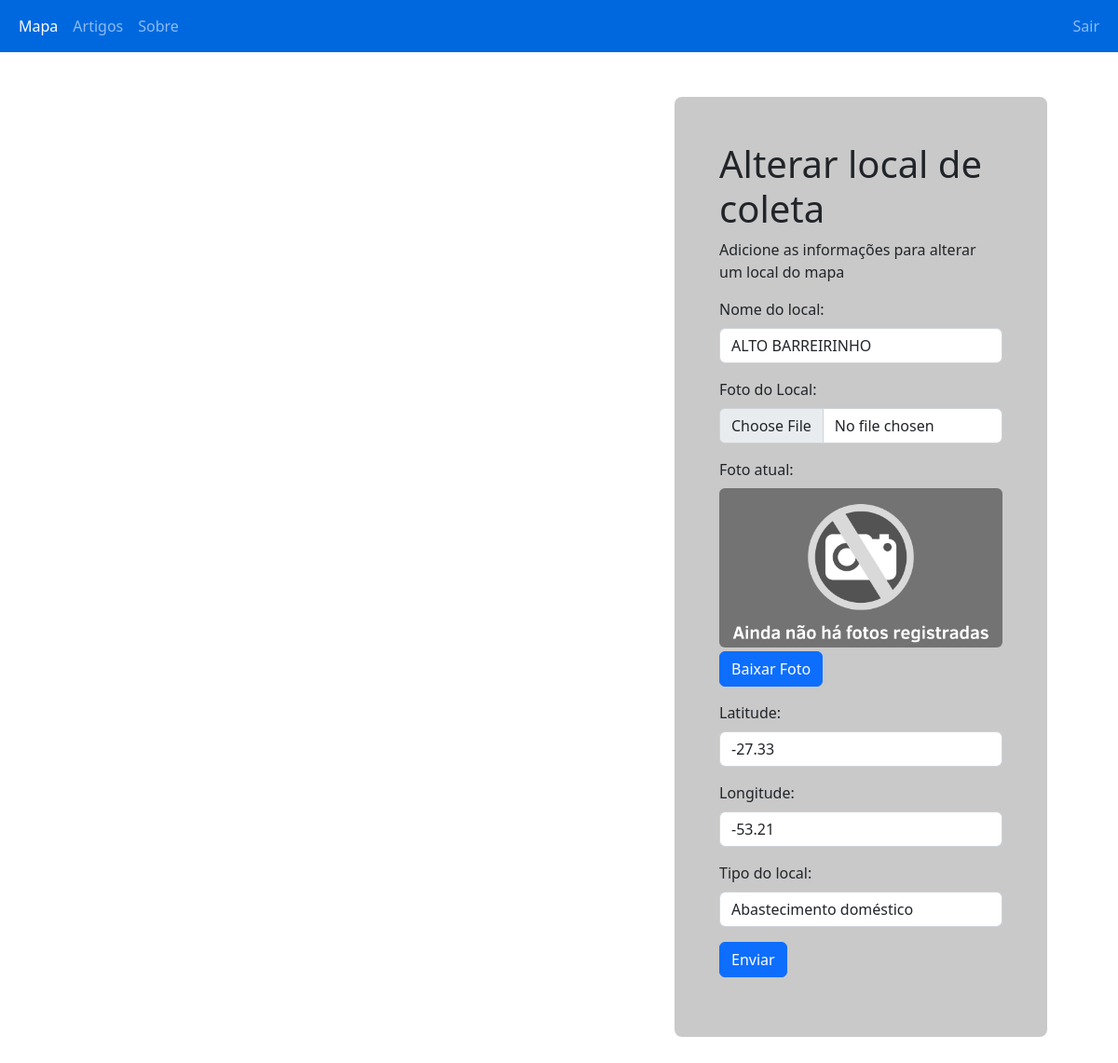
The app's page /php/editarlocal.php?ponto=4300015413 (signed in) with its own data.
### tables this page shows
CREATE TABLE `local` (
  `idLocal` int NOT NULL AUTO_INCREMENT,
  `ponto` bigint NOT NULL,
  `pocoCprm` varchar(45) DEFAULT NULL,
  `idCriador` int DEFAULT NULL,
  `idEditor` int DEFAULT NULL,
  `nome` varchar(150) NOT NULL,
  `lat` varchar(30) NOT NULL,
  `lng` varchar(30) NOT NULL,
  `tipo` varchar(100) DEFAULT NULL,
  `foto` varchar(1000) DEFAULT NULL,
  `sacAtiva` varchar(45) DEFAULT NULL,
  `populacao` varchar(45) DEFAULT NULL,
  PRIMARY KEY (`idLocal`)
);

### php/editarlocal.php (the view, shortened to what this page needs)
<head>
    <link rel="stylesheet" href="../style/style.css">
    <link href="https://cdn.jsdelivr.net/npm/bootstrap@5.2.2/dist/css/bootstrap.min.css" rel="stylesheet">
    <link rel="stylesheet" href="https://unpkg.com/leaflet@1.9.2/dist/leaflet.css"integrity="sha256-sA+zWATbFveLLNqWO2gtiw3HL/lh1giY/Inf1BJ0z14="crossorigin=""/>
</head>
<?php
    include_once "navbarL.php";
    include_once "link.php";
        ?>
        <?php
    $ponto = $_GET['ponto'];
        ?>
        <?php
    $busca = mysqli_query($link,"SELECT * FROM LOCAL WHERE ponto = '$ponto'") or die (mysqli_error($link));
    $puxa = mysqli_fetch_assoc($busca);
    $nome = $puxa['nome'];
    $foto = $puxa['foto'];
    $lat = $puxa['lat'];
    $lng = $puxa['lng'];
    $tipo = $puxa['tipo'];
?>
<div class="container-fluid">
    <div class="row d-flex justify-content-center">
        <div id="map" class='col-6 mt-5' style="height: 500px;"></div>
        <div class="gray ms-5 my-5 p-5 rounded-3 col-4">
            <form action="c_editarlocal.php" method="post" enctype='multipart/form-data'>
                <h1>Alterar local de coleta</h1>
                <p>Adicione as informações para alterar um local do mapa</p>
                <div class="mb-3 mt-3">
                    <label for="nome" class="form-label">Nome do local:</label>
                    <input type="text" class="form-control" id="nome" placeholder="Nome do local" name="nome" value='<?php echo $nome?>'>
                </div>
                <div class="mb-3 mt-3">
                    <label for="foto" class="form-label">Foto do Local:</label>
                    <input type="file" class="form-control" name="foto">
                    <?php if($foto != ""){ ?>
                    <label class="mt-3" for="foto" class="form-label">Foto atual:</label>
                    <div class="ratio ratio-16x9 mt-2">
                        <img src="<?php echo $foto?>" alt="imagemLocal" class="rounded col-12">
                    </div>
                    <a class="btn btn-primary mt-1" download href="<?php echo $foto ?>">Baixar Foto</a>
                    <?php } ?>
                </div>
                <div class="mb-3">
                    <label for="lat" class="form-label">Latitude:</label>
                    <input type="text" class="form-control" id="lat" placeholder="Latitude" name="lat" readonly value="<?php echo $lat?>">
                </div>
                <div class="mb-3">
                    <label for="lng" class="form-label">Longitude:</label>
                    <input type="text" class="form-control" id="long" placeholder="Longitude" name="lng" readonly value="<?php echo $lng?>">
                </div>
                <div class="mb-3">
                    <label for="tipo" class="form-label">Tipo do local:</label>
                    <input type="text" class="form-control" placeholder="Exemplo: Rio, lago..." name="tipo" value="<?php echo $tipo?>">
                </div>
                <button type="submit" class="btn btn-primary">Enviar</button>
            </form>
        </div>
    </div>
</div>

### style/style.css (style rules this page uses)
.gray { background-color: rgb(201, 201, 201); }

### records on screen
local: nome "ALTO BARREIRINHO", foto (picture), lat "-27.33", lng "-53.21", tipo "Abastecimento doméstico"
